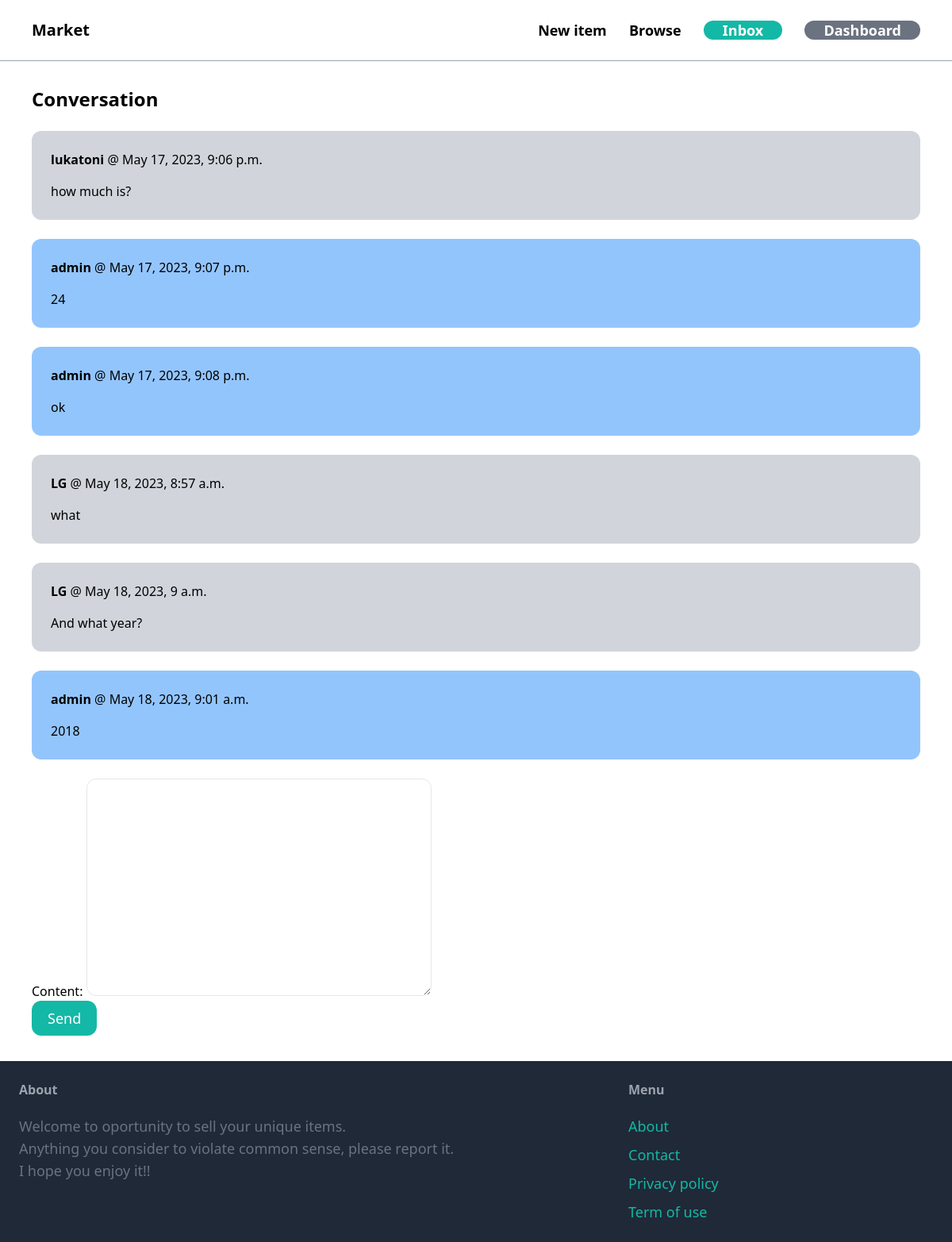
The page /inbox2/ (signed in) on the database its author committed.
### conversation/models.py (models this page shows)
class ConversationMessage(models.Model):
    conversation = models.ForeignKey(Conversation, related_name='messages', on_delete=models.CASCADE)
    content = models.TextField()
    created_at = models.DateTimeField(auto_now_add=True)
    created_by = models.ForeignKey(User, related_name='creatde_messsages', on_delete=models.CASCADE)

### conversation/views.py (the view)
# urls.py: path('<int:pk>/', views.detail, name='detail'),
@login_required
def detail(request, pk):
    conversation = Conversation.objects.filter(members__in=[request.user.id]).get(pk=pk)
    if request.method == 'POST':
        form = ConversationMessageForm(request.POST)
        if form.is_valid():
            conversation_message = form.save(commit=False)
            conversation_message.conversation = conversation
            conversation_message.created_by = request.user
            conversation_message.save()
            conversation.save()
            return redirect('conversation:detail', pk=pk)
    else:
        form = ConversationMessageForm()
    return render(request, 'conversation/detail.html', {
        'conversation': conversation,
        'form': form
    })

### conversation/forms.py
class ConversationMessageForm(forms.ModelForm):
    class Meta:
        model = ConversationMessage
        fields = ('content',)
        widgets = {
            'content': forms.Textarea(attrs={
                'class': 'w=full py-4 px-6 rounded-xl border'
            })
        }

### conversation/templates/conversation/detail.html (shortened to what this page needs)
{% extends 'core/base.html' %}
{% block content %}
<h1 class="mb-6 text-2xl font-bold">Conversation</h1>
<div class="space-y-6">
    {% for message in conversation.messages.all %}
        <div class="p-6 flex {% if message.created_by == request.user %}bg-blue-300{% else %}bg-gray-300{% endif %} rounded-xl">
            <div>
                <p class="mb-4"><strong>{{ message.created_by.username }}</strong> @ {{ message.created_at }}</p>
                <p>{{ message.content }}</p>
            </div>
        </div>
    {% endfor %}
</div>
<form method="post" action="." class="mt-6">
    {{ form.as_p }}
    <button class="py-2 px-5 text-lg bg-teal-500 hover:bg-teal-700 rounded-xl text-white">Send</button>
</form>
{% endblock %}

### rows shown on the page
ConversationMessage: created_by.username "lukatoni", created_at "May 17, 2023, 9:06 p.m.", content "how much is?"
ConversationMessage: created_by.username "admin", created_at "May 17, 2023, 9:07 p.m.", content "24"
ConversationMessage: created_by.username "admin", created_at "May 17, 2023, 9:08 p.m.", content "ok"
ConversationMessage: created_by.username "LG", created_at "May 18, 2023, 8:57 a.m.", content "what"
ConversationMessage: created_by.username "LG", created_at "May 18, 2023, 9 a.m.", content "And what year?"
ConversationMessage: created_by.username "admin", created_at "May 18, 2023, 9:01 a.m.", content "2018"
